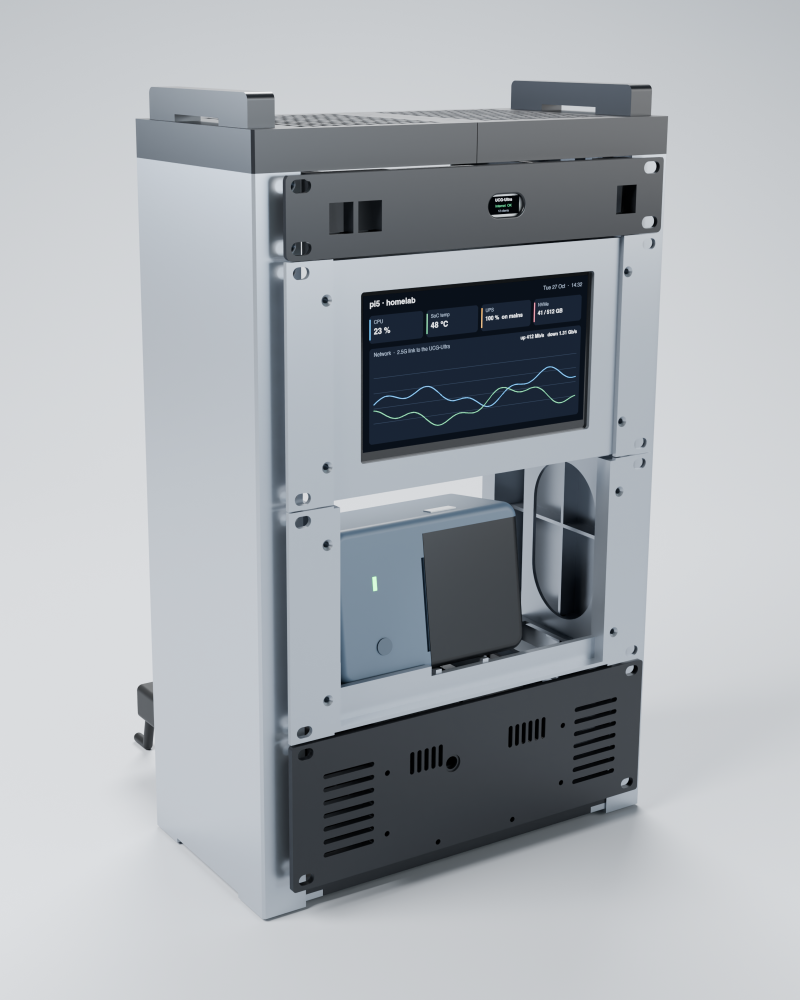
#> input picture 02_RENDERS/SLIM_CARGO_PROTOTYPE/01_slim_cargo_rack_loaded_front.png, 1600 x 2000 px, found by its file name (shown at 1/2 size); its folder holds 5 pictures in this run
$ python make_sheet_slim.py
#> lines starting #> are read from the running program, lines starting #| are printed output that depends on the picture
"""Contact sheet of the Slim Cargo Prototype renders."""
import os
import sys
from PIL import Image, ImageDraw, ImageFont

REN = "02_RENDERS/SLIM_CARGO_PROTOTYPE"
F = "/System/Library/Fonts/Helvetica.ttc"
f_lab = ImageFont.truetype(F, 28, index=1)
f_title = ImageFont.truetype(F, 46, index=1)
f_sub = ImageFont.truetype(F, 24)

CAP = {
    "01_slim_cargo_rack_loaded_front": "Slim Cargo 9U: Loaded Isometric (All 4 Units)",
    "02_slim_cargo_rack_loaded_rear": "Slim Cargo 9U: Rear Service & Cable Envelope",
    "03_slim_cargo_rack_side_profile": "Slim Cargo 9U: 140 mm Ultra-Slim Profile",
    "04_slim_cargo_rack_empty_isometric": "Slim Cargo 9U: Empty Frame & Structural Bracing",
}

shots = [k for k in CAP if os.path.exists(os.path.join(REN, k + ".png"))]
cols, cw, ch, pad, cap = 2, 850, 950, 30, 60
rows = (len(shots) + cols - 1) // cols
sheet = Image.new("RGB", (cols * cw + (cols + 1) * pad, 200 + rows * (ch + cap + pad) + pad), (236, 238, 241))
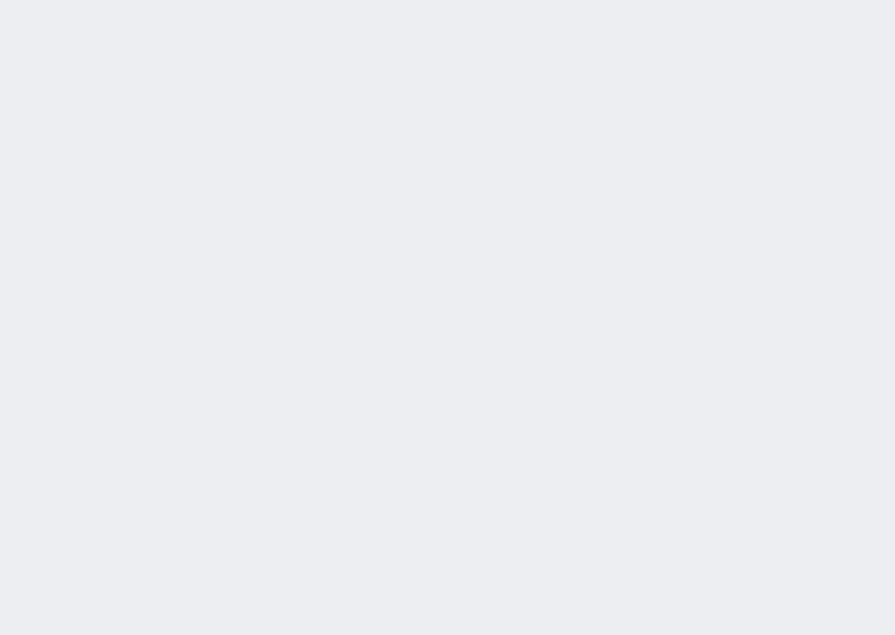
#> sheet: PIL image 1790x1270 RGB (shown at 1/2 size); mean R, G, B 236, 238, 241
d = ImageDraw.Draw(sheet)

d.text((pad, 30), "Pi 5 Mini Rack: 140 mm Slim Cargo Prototype (9U Portable Homelab)", font=f_title, fill=(28, 31, 36))
d.text((pad, 92), "140 mm ultra-compact depth (-30% volume) · 2.4 mm heavy-duty walls · Flush travel handles (458 mm total height with the plinth)",
       font=f_sub, fill=(90, 96, 106))
d.text((pad, 130), "458 × 280 × 140 mm overall: inside a 55 × 35 × 20 cm carry-on envelope · The four units fit; the 12 V brick cradle does not",
       font=f_sub, fill=(90, 96, 106))

for i, k in enumerate(shots):
    im = Image.open(os.path.join(REN, k + ".png")).convert("RGB")
#> im is the input picture: PIL image 1600x2000 RGB; mean R, G, B 165.8, 170.2, 174.8
    im.thumbnail((cw, ch), Image.LANCZOS)
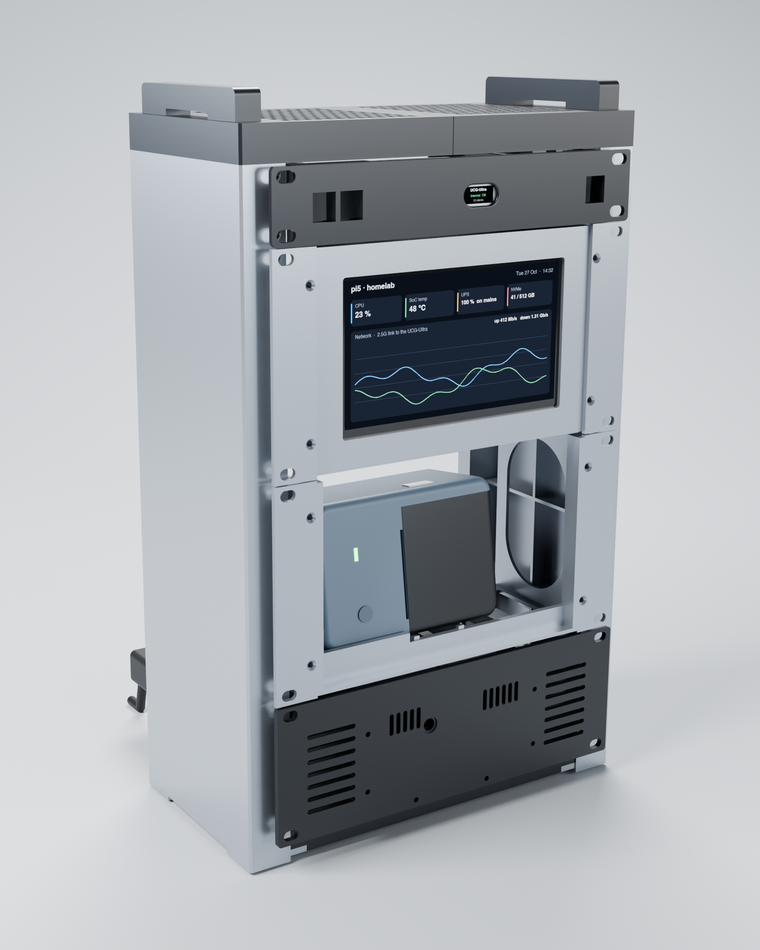
#> im: PIL image 760x950 RGB; mean R, G, B 165.8, 170.2, 174.9
    x = pad + (i % cols) * (cw + pad)
    y = 200 + (i // cols) * (ch + cap + pad)
    sheet.paste(im, (x + (cw - im.width) // 2, y + (ch - im.height) // 2))
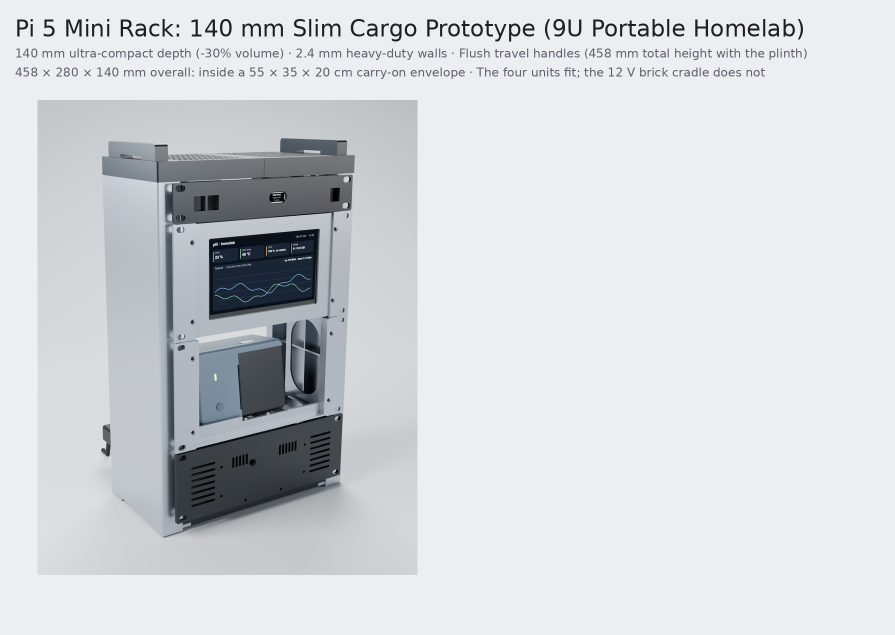
#> sheet: PIL image 1790x1270 RGB (shown at 1/2 size); mean R, G, B 211.5, 214.3, 217.9
    d.text((x + 8, y + ch + 12), CAP[k], font=f_lab, fill=(28, 31, 36))

out_path = os.path.join(REN, "SLIM_CARGO_SHEET.png")
sheet.save(out_path, optimize=True)
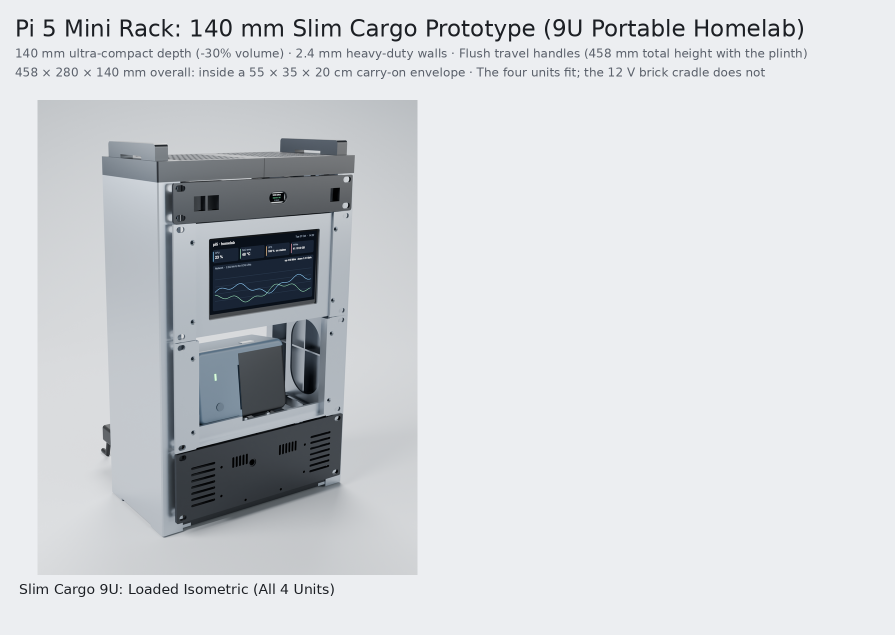
#> saved as SLIM_CARGO_SHEET.png: PIL image 1790x1270 RGB (shown at 1/2 size); mean R, G, B 211.2, 214, 217.6
print(f"Slim cargo sheet created: {out_path} ({len(shots)} shots)")

$ run again, on 02_RENDERS/SLIM_CARGO_PROTOTYPE/02_slim_cargo_rack_loaded_rear.png
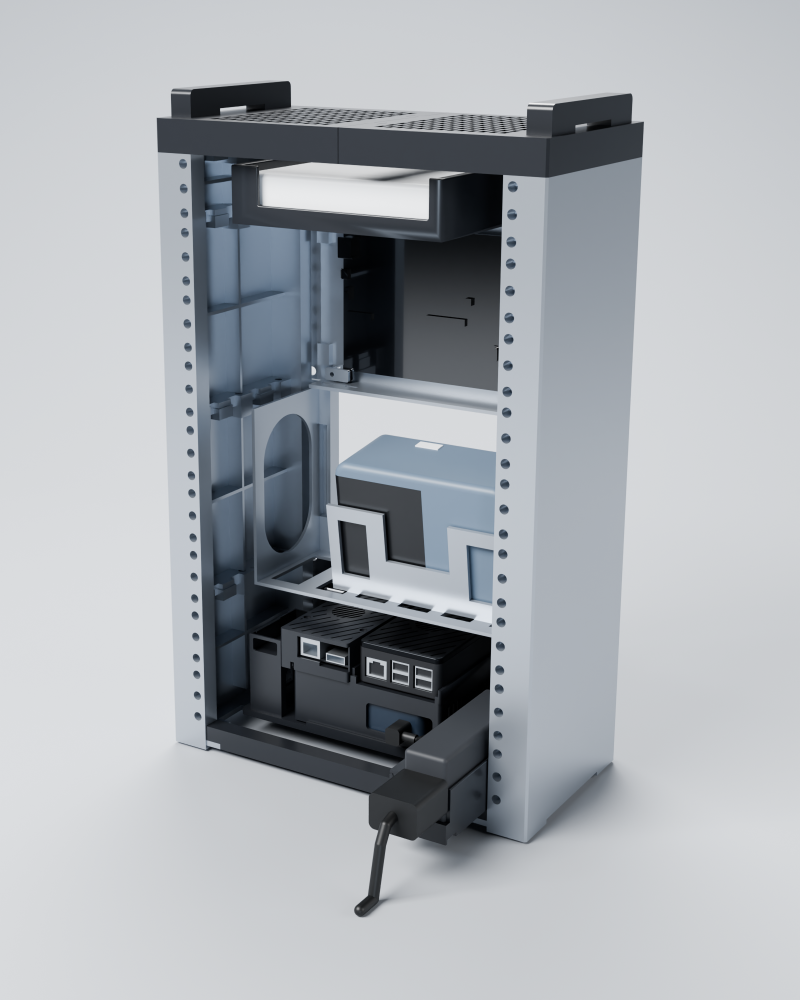
#> input picture 02_RENDERS/SLIM_CARGO_PROTOTYPE/02_slim_cargo_rack_loaded_rear.png, 1600 x 2000 px, found by its file name (shown at 1/2 size)
#> im is the input picture: PIL image 1600x2000 RGB; mean R, G, B 167.3, 171.5, 176.1
#> im: PIL image 760x950 RGB
#> `sheet.paste(im, (x + (cw - im.width) // 2, y + (ch - im.height) // 2))`:
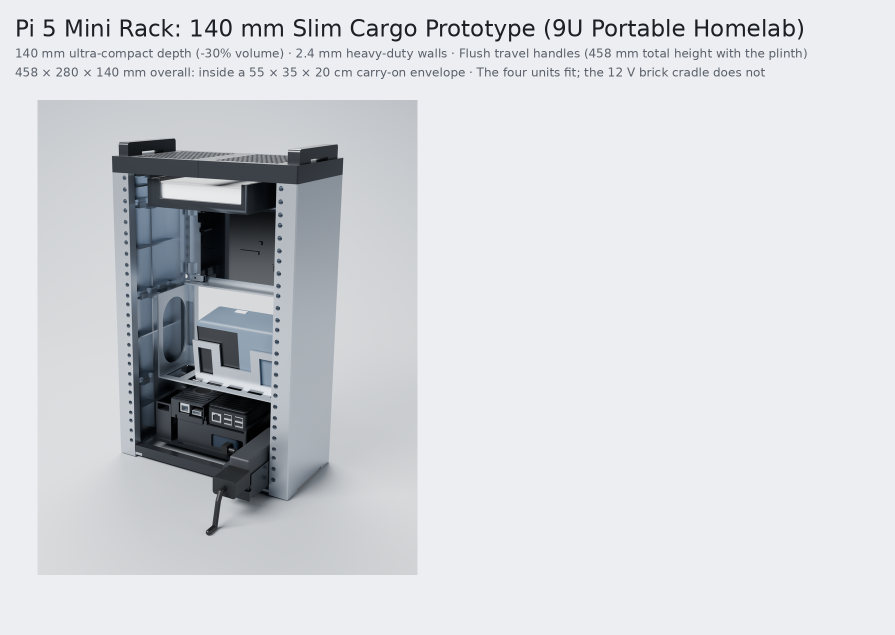
#> sheet: PIL image 1790x1270 RGB (shown at 1/2 size); mean R, G, B 212, 214.7, 218.3
#> `sheet.save(out_path, optimize=True)`:
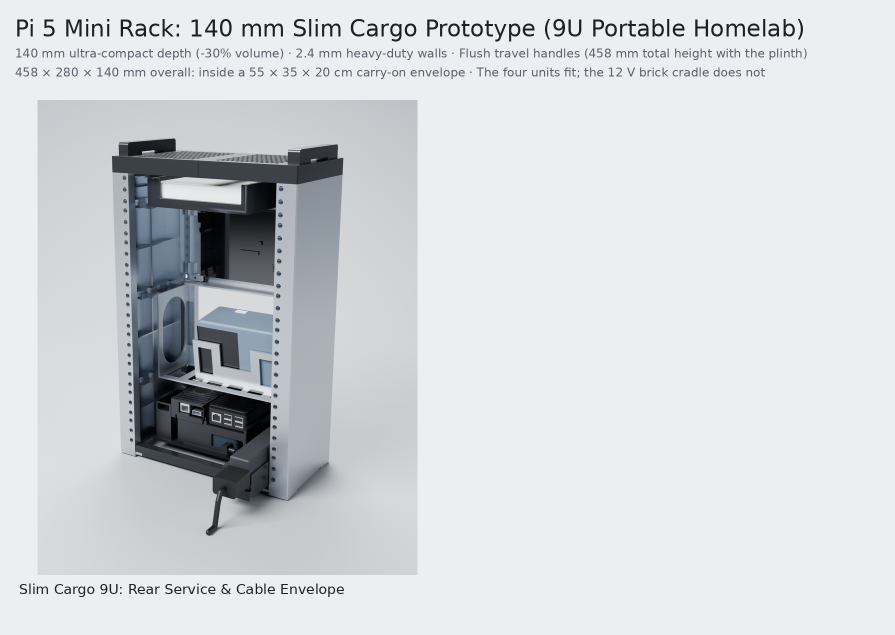
#> saved as SLIM_CARGO_SHEET.png: PIL image 1790x1270 RGB (shown at 1/2 size); mean R, G, B 211.7, 214.4, 218

$ run again, on 02_RENDERS/SLIM_CARGO_PROTOTYPE/04_slim_cargo_rack_empty_isometric.png
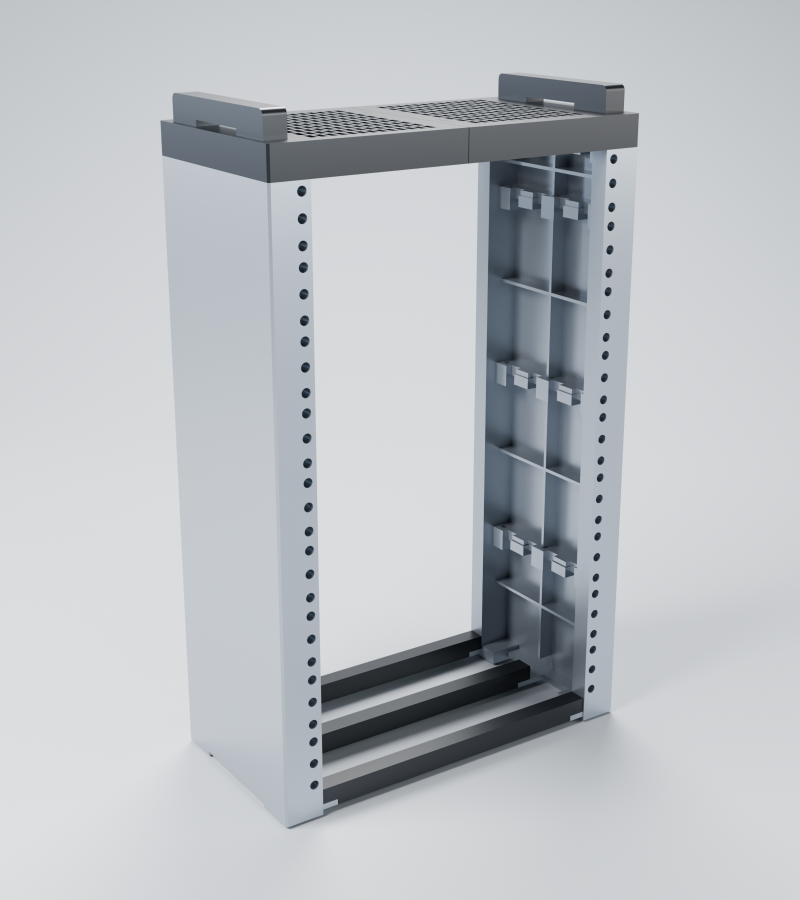
#> input picture 02_RENDERS/SLIM_CARGO_PROTOTYPE/04_slim_cargo_rack_empty_isometric.png, 1600 x 1800 px, found by its file name (shown at 1/2 size)
#> im is the input picture: PIL image 1600x1800 RGB; mean R, G, B 186.7, 190.3, 194.1
#> im: PIL image 844x950 RGB
#> `sheet.paste(im, (x + (cw - im.width) // 2, y + (ch - im.height) // 2))`:
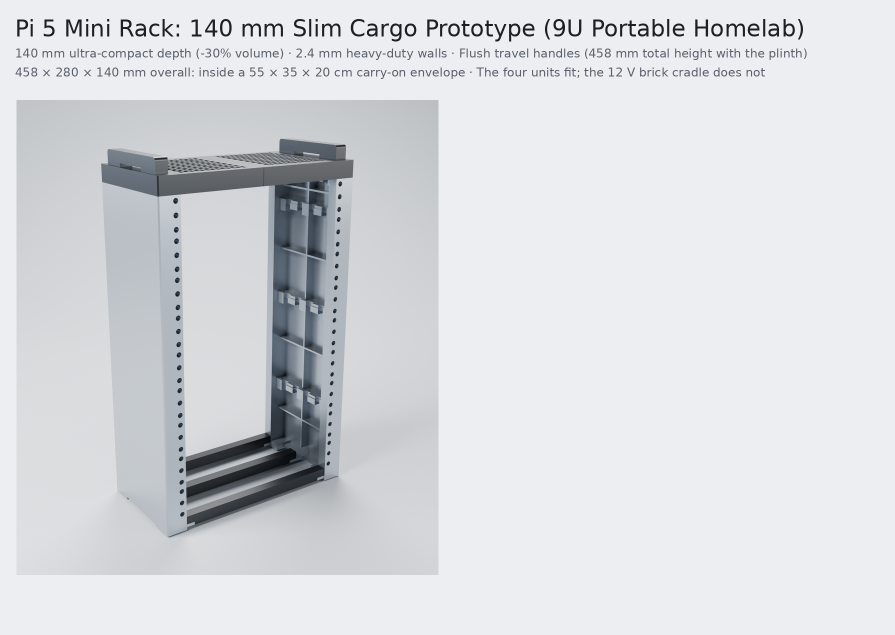
#> sheet: PIL image 1790x1270 RGB (shown at 1/2 size); mean R, G, B 216.4, 219, 222.3
#> `sheet.save(out_path, optimize=True)`:
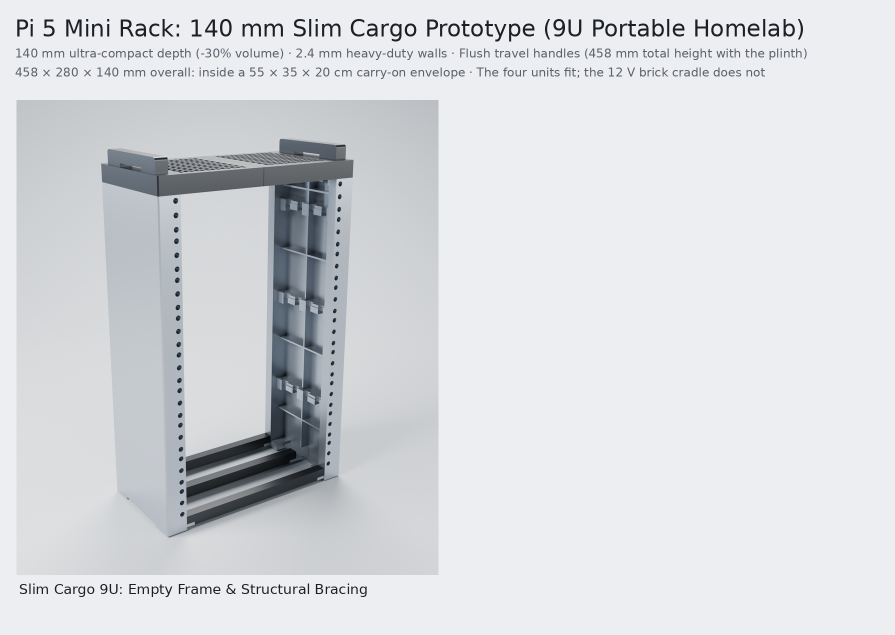
#> saved as SLIM_CARGO_SHEET.png: PIL image 1790x1270 RGB (shown at 1/2 size); mean R, G, B 216.1, 218.7, 222
